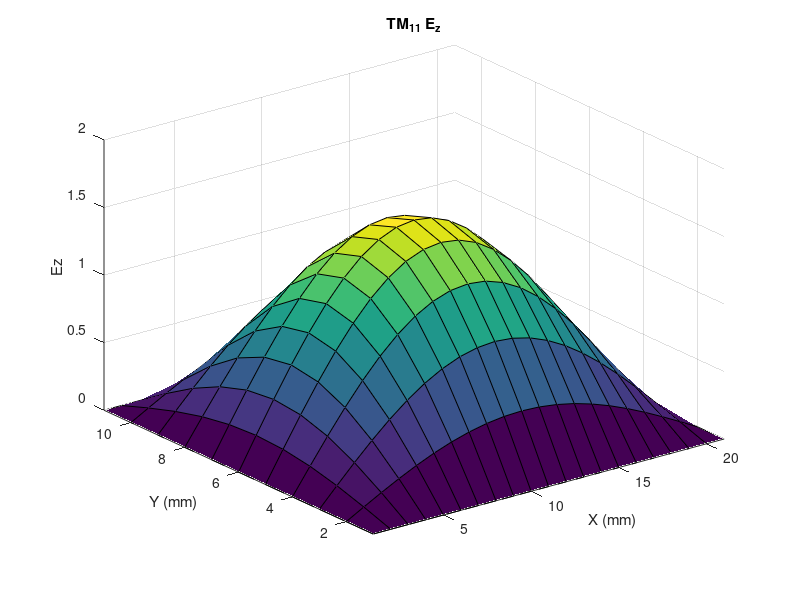

Source code (MATLAB):
% 长宽 间隔
a = 20 * 1e-3;
b = 10 * 1e-3;
h = 1 * 1e-3;

% 误差阈值 最大迭代次数
tolerance = 1e-5;
maxIter = 1e5;

% 创建矩阵
nx = fix(a / h) + 1;
ny = fix(b / h) + 1;
Ez = zeros(nx, ny);

% 内部初始条件
Ez(2:end-1, 2:end-1) = 1;

% 更新Ez
function newEz = updateEz(Ez, h, kc)
    [rows, cols] = size(Ez);
    newEz = zeros(size(Ez));
    for i = 2:rows - 1
        for j = 2:cols - 1
            newEz(i, j) = (...
                Ez(i + 1, j) +...
                Ez(i - 1, j) +...
                Ez(i, j + 1) +...
                Ez(i, j - 1)...
                ) / (4 - kc * kc * h * h);
        end
    end
end

% 更新kc
function newKc = updateKc(Ez, h)
    kc_squared = zeros(size(Ez(2:end-1, 2:end-1)));
    for i = 2:size(Ez, 1) - 1
        for j = 2:size(Ez, 2) - 1
            kc_squared(i - 1, j - 1) =...
                -(Ez(i + 1, j) +...
                Ez(i - 1, j) +...
                Ez(i, j + 1) +...
                Ez(i, j - 1) -...
                4 * Ez(i, j)...
                ) / (Ez(i, j) * h * h);
        end
    end
    newKc = sqrt(mean(kc_squared(:)));
end

% 初始kc, 要大于0
kc = 0.1;
kc_old = kc + 2*tolerance;

n = 0;
while true
    n = n + 1;
    if n >= maxIter
        break;
    end

    Ez_old = Ez;
    Ez = updateEz(Ez, h, kc);

    if mod(n, 10) == 0
        kc_old = kc;
        kc = updateKc(Ez, h);
    end

    EzDiff = norm(Ez - Ez_old);
    KcDiff = norm(kc - kc_old);
    if EzDiff < tolerance || KcDiff < tolerance
        break;
    end
end

% 理论值
kc_theory = sqrt((pi / a) ^ 2 + (pi / b) ^ 2);
lambda_c_theory = 2 * pi / kc_theory;
f_c_theory = 3e8 / lambda_c_theory;

% 计算值
kc = updateKc(Ez, h);
lambda_c = 2 * pi / kc;
f_c = 3e8 / lambda_c;

fprintf('Ez:\n');
[r, c] = size(Ez);
for i = 1:r
    for j = 1:c
        fprintf('%.6f ', Ez(i, j));
    end
    fprintf('\n');
end
fprintf('kc: %.6f\n', kc);
fprintf('截止波长: %.6f mm\n', lambda_c);
fprintf('截止频率: %.6f Hz\n', f_c);
fprintf('理论kc: %.6f\n', kc_theory);
fprintf('理论截止波长: %.6f mm\n', lambda_c_theory);
fprintf('理论截止频率: %.6f Hz\n', f_c_theory);

surf(Ez');
xlim([1, nx]);
ylim([1, ny]);
xlabel('X (mm)');
ylabel('Y (mm)');
zlabel('Ez');
title('TM_{11} E_z');
